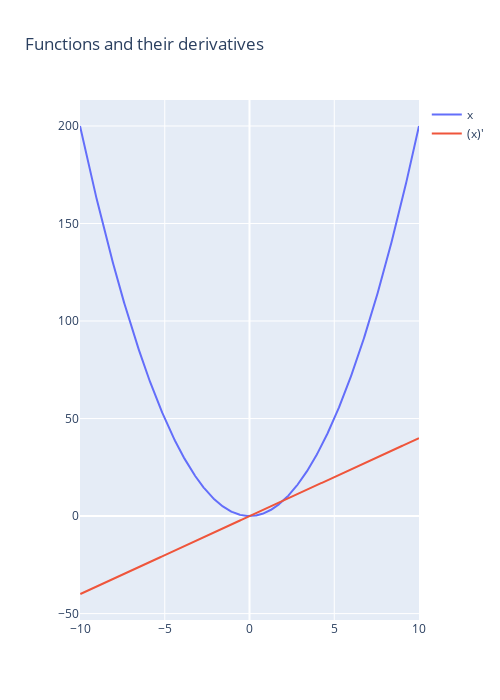

The notebook cell saved with this chart:
### Code cell
fig = make_subplots(rows=1, cols=1)

def func_derfunc(f, func_name, row, col):
    func = np.vectorize(f)
    x = np.linspace(-10, 10, 1000)
    y = f(x)
    y_der = (func(x[1:])-func(x[:-1])) / (x[1:] - x[:-1])
    fig.add_trace(
        go.Scatter(x=x,y=y,name=func_name),
        row=row, col=col)
    fig.add_trace(
        go.Scatter(x=x[1:], y=y_der, name=f"({func_name})'"),
        row=row, col=col)

func_derfunc(lambda x: 2*x**2, "x", 1, 1)
# func_derfunc(lambda x: np.sin(x), "sin(x)", 2, 1)
# func_derfunc(lambda x: x**3, "x^3", 3, 1)
fig.update_layout(height=700, width=500, title_text="Functions and their derivatives")
fig.show()

### Figure 1 — Plotly figure (JSON) as saved in the notebook; plotly's stock layout.template omitted (floating-point values rounded to 4 significant figures; data arrays with more than 128 entries replaced by an {"elided": "..."} marker saying what was removed)
{"data": [{"name": "x", "type": "scatter", "x": {"elided": "1000 float values"}, "xaxis": "x", "y": {"elided": "1000 float values"}, "yaxis": "y"}, {"name": "(x)'", "type": "scatter", "x": {"elided": "999 float values"}, "xaxis": "x", "y": {"elided": "999 float values"}, "yaxis": "y"}], "layout": {"height": 700, "title": {"text": "Functions and their derivatives"}, "width": 500, "xaxis": {"anchor": "y", "domain": [0, 1]}, "yaxis": {"anchor": "x", "domain": [0, 1]}}}
